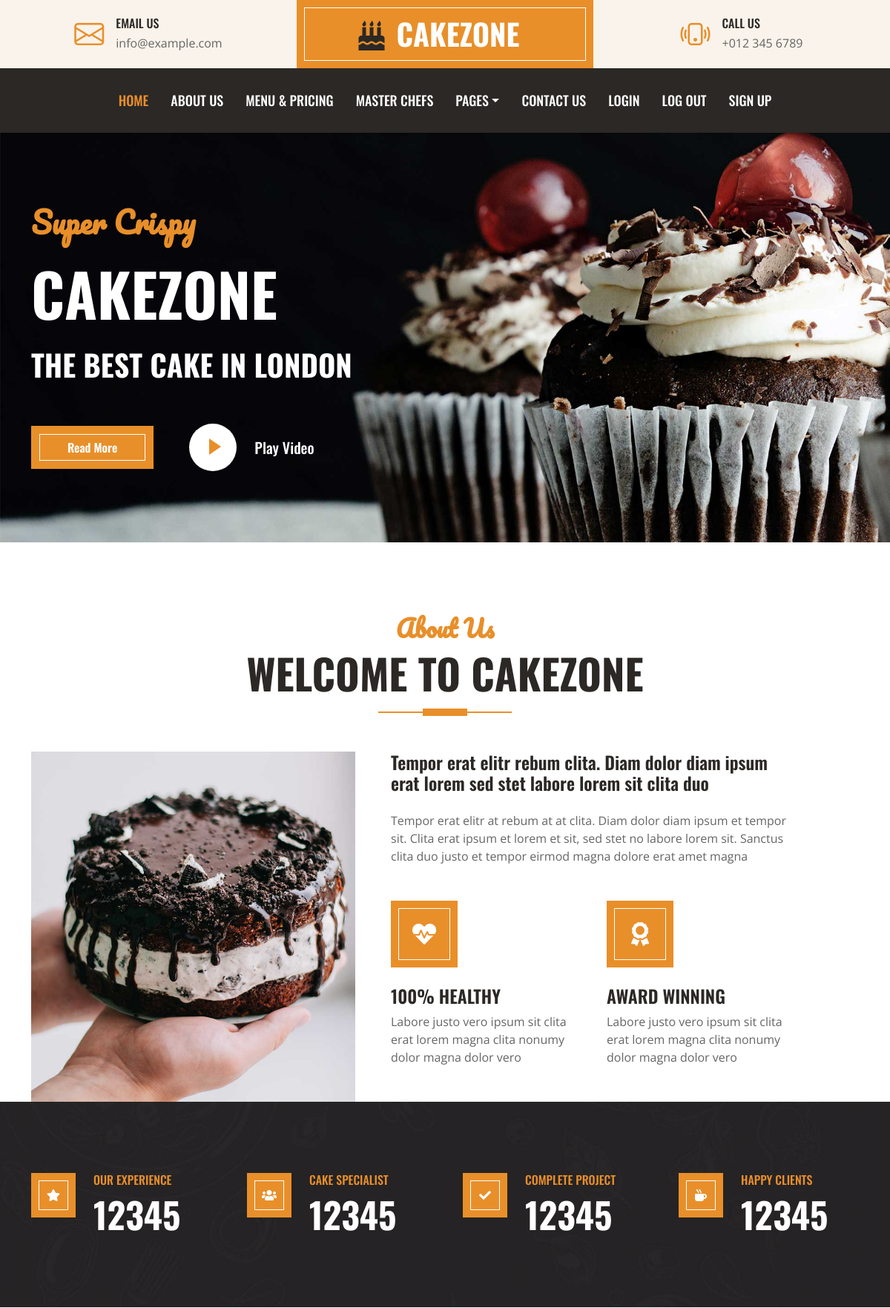
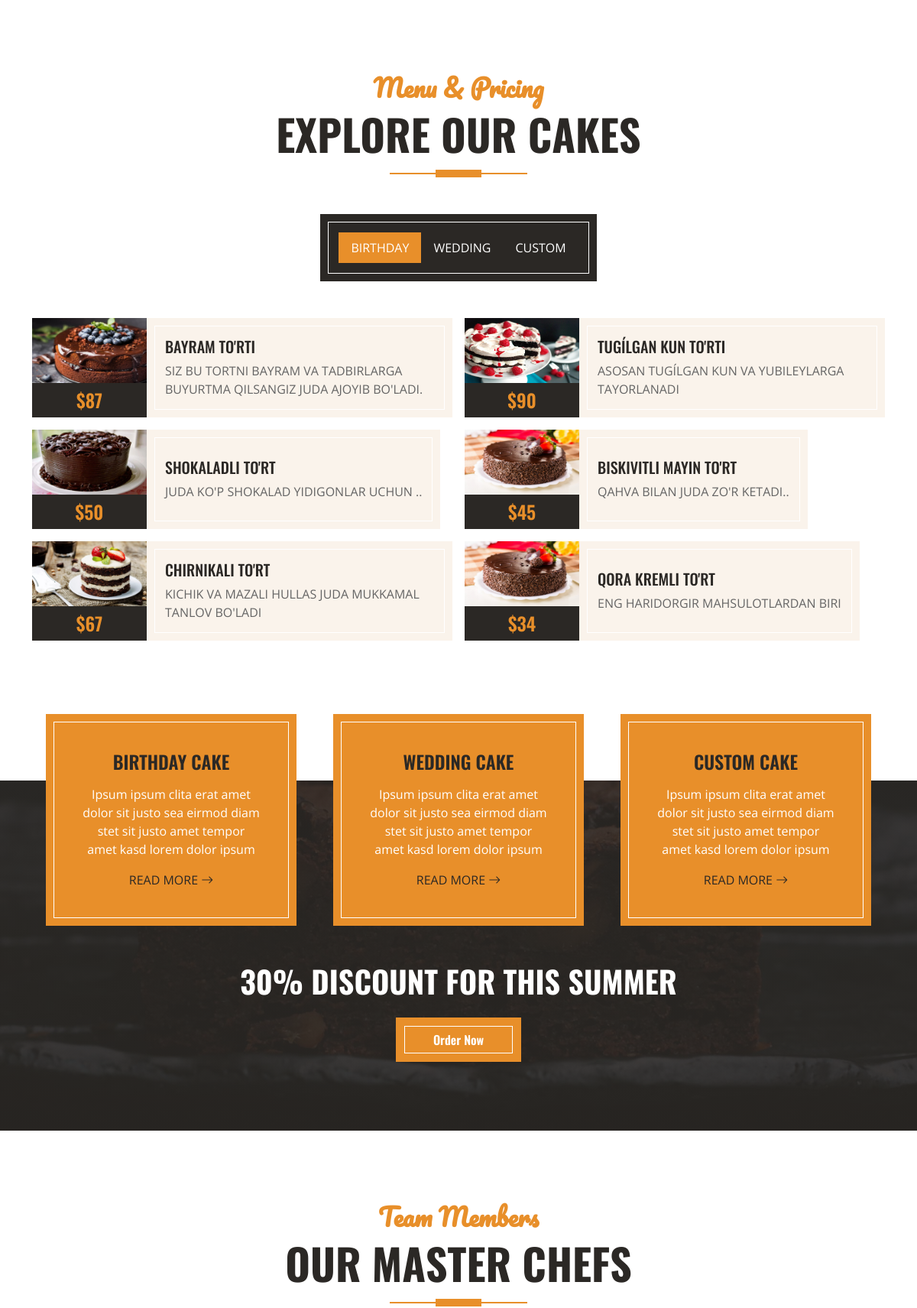
The page / (upper part) on the database its author committed (2 pictures, top to bottom).
### blog/models.py (models this page shows, shortened)
class One(models.Model):
    name = models.CharField(max_length=300)
    bio = models.TextField()
    price = models.IntegerField()
    img = models.ImageField(upload_to='index/img')

### blog/views.py (the view)
# urls.py: path('', index, name='index'),
def index(request):
    ones = One.objects.all()
    masters = Master.objects.all()
    says = Say.objects.all()
    custs = Cust.objects.all()
    context = {
        "ones":ones,
        "masters":masters,
        "says":says,
        "custs":custs
    }
    return render(request,"index.html",context=context)

### blog/models.py (called while the page is built)
    def get_absolute_url(self):
        return reverse("custsDetail", args=[self.slug])

### templates/index.html (shortened to what this page needs)
{% extends 'base.html' %}
{% load static %}
{% block content %}
    <div class="container-fluid bg-primary py-5 mb-5 hero-header">
        <div class="container py-5">
            <div class="row justify-content-start">
                <div class="col-lg-8 text-center text-lg-start">
                    <h1 class="font-secondary text-primary mb-4">Super Crispy</h1>
                    <h1 class="display-1 text-uppercase text-white mb-4">CakeZone</h1>
                    <h1 class="text-uppercase text-white">The Best Cake In London</h1>
                    <div class="d-flex align-items-center justify-content-center justify-content-lg-start pt-5">
                        <a href="" class="btn btn-primary border-inner py-3 px-5 me-5">Read More</a>
                        <button type="button" class="btn-play" data-bs-toggle="modal"
                            data-src="https://www.youtube.com/embed/DWRcNpR6Kdc" data-bs-target="#videoModal">
                            <span></span>
                        </button>
                        <h5 class="font-weight-normal text-white m-0 ms-4 d-none d-sm-block">Play Video</h5>
                    </div>
                </div>
            </div>
        </div>
    </div>
    <div class="container-fluid pt-5">
        <div class="container">
            <div class="section-title position-relative text-center mx-auto mb-5 pb-3" style="max-width: 600px;">
                <h2 class="text-primary font-secondary">About Us</h2>
                <h1 class="display-4 text-uppercase">Welcome To CakeZone</h1>
            </div>
            <div class="row gx-5">
                <div class="col-lg-5 mb-5 mb-lg-0" style="min-height: 400px;">
                    <div class="position-relative h-100">
                        <img class="position-absolute w-100 h-100" src="{% static 'img/about.jpg' %}" style="object-fit: cover;">
                    </div>
                </div>
                <div class="col-lg-6 pb-5">
                    <h4 class="mb-4">Tempor erat elitr rebum clita. Diam dolor diam ipsum erat lorem sed stet labore lorem sit clita duo</h4>
                    <p class="mb-5">Tempor erat elitr at rebum at at clita. Diam dolor diam ipsum et tempor sit. Clita erat ipsum et lorem et sit, sed stet no labore lorem sit. Sanctus clita duo justo et tempor eirmod magna dolore erat amet magna</p>
                    <div class="row g-5">
                        <div class="col-sm-6">
                            <div class="d-flex align-items-center justify-content-center bg-primary border-inner mb-4" style="width: 90px; height: 90px;">
                                <i class="fa fa-heartbeat fa-2x text-white"></i>
                            </div>
                            <h4 class="text-uppercase">100% Healthy</h4>
                            <p class="mb-0">Labore justo vero ipsum sit clita erat lorem magna clita nonumy dolor magna dolor vero</p>
                        </div>
                        <div class="col-sm-6">
                            <div class="d-flex align-items-center justify-content-center bg-primary border-inner mb-4" style="width: 90px; height: 90px;">
                                <i class="fa fa-award fa-2x text-white"></i>
                            </div>
                            <h4 class="text-uppercase">Award Winning</h4>
                            <p class="mb-0">Labore justo vero ipsum sit clita erat lorem magna clita nonumy dolor magna dolor vero</p>
                        </div>
                    </div>
                </div>
            </div>
        </div>
    </div>
    <div class="container-fluid bg-img py-5 mb-5">
        <div class="container py-5">
            <div class="row gx-5 gy-4">
                <div class="col-lg-3 col-md-6">
                    <div class="d-flex">
                        <div class="bg-primary border-inner d-flex align-items-center justify-content-center mb-3" style="width: 60px; height: 60px;">
                            <i class="fa fa-star text-white"></i>
                        </div>
                        <div class="ps-4">
                            <h6 class="text-primary text-uppercase">Our Experience</h6>
                            <h1 class="display-5 text-white mb-0" data-toggle="counter-up">12345</h1>
                        </div>
                    </div>
                </div>
                <div class="col-lg-3 col-md-6">
                    <div class="d-flex">
                        <div class="bg-primary border-inner d-flex align-items-center justify-content-center mb-3" style="width: 60px; height: 60px;">
                            <i class="fa fa-users text-white"></i>
                        </div>
                        <div class="ps-4">
                            <h6 class="text-primary text-uppercase">Cake Specialist</h6>
                            <h1 class="display-5 text-white mb-0" data-toggle="counter-up">12345</h1>
                        </div>
                    </div>
                </div>
                <div class="col-lg-3 col-md-6">
                    <div class="d-flex">
                        <div class="bg-primary border-inner d-flex align-items-center justify-content-center mb-3" style="width: 60px; height: 60px;">
                            <i class="fa fa-check text-white"></i>
                        </div>
                        <div class="ps-4">
                            <h6 class="text-primary text-uppercase">Complete Project</h6>
                            <h1 class="display-5 text-white mb-0" data-toggle="counter-up">12345</h1>
                        </div>
                    </div>
                </div>
                <div class="col-lg-3 col-md-6">
                    <div class="d-flex">
                        <div class="bg-primary border-inner d-flex align-items-center justify-content-center mb-3" style="width: 60px; height: 60px;">
                            <i class="fa fa-mug-hot text-white"></i>
                        </div>
                        <div class="ps-4">
                            <h6 class="text-primary text-uppercase">Happy Clients</h6>
                            <h1 class="display-5 text-white mb-0" data-toggle="counter-up">12345</h1>
                        </div>
                    </div>
                </div>
            </div>
        </div>
    </div>
    <div class="container-fluid about py-5">
        <div class="container">
            <div class="section-title position-relative text-center mx-auto mb-5 pb-3" style="max-width: 600px;">
                <h2 class="text-primary font-secondary">Menu & Pricing</h2>
                <h1 class="display-4 text-uppercase">Explore Our Cakes</h1>
            </div>
            <div class="tab-class text-center">
                <ul class="nav nav-pills d-inline-flex justify-content-center bg-dark text-uppercase border-inner p-4 mb-5">
                    <li class="nav-item">
                        <a class="nav-link text-white active" data-bs-toggle="pill" href="#tab-1">Birthday</a>
                    </li>
                    <li class="nav-item">
                        <a class="nav-link text-white" data-bs-toggle="pill" href="#tab-2">Wedding</a>
                    </li>
                    <li class="nav-item">
                        <a class="nav-link text-white" data-bs-toggle="pill" href="#tab-3">Custom</a>
                    </li>
                </ul>
                <div class="tab-content">
                    <div id="tab-1" class="tab-pane fade show p-0 active">
                        <div class="row g-3">
                            {% for One in ones %}
                            <div class="col-lg-6">
                                <div class="d-flex h-100">
                                    <div class="flex-shrink-0">
                                       <a href="{% url 'onesDetail' One.pk %}"><img class="img-fluid" src="{{One.img.url}}" alt="" style="width: 150px; height: 85px;"></a>
                                        <h4 class="bg-dark text-primary p-2 m-0">${{One.price}}</h4>
                                    </div>
                                    <div class="d-flex flex-column justify-content-center text-start bg-secondary border-inner px-4">
                                        <h5 class="text-uppercase">{{One.name}}</h5>
                                        <span>{{One.bio}}</span>
                                    </div>
                                </div>
                            </div>
                            {% endfor %}
                        </div>
                    </div>
                </div>
            </div>
        </div>
    </div>
    <div class="container-fluid service position-relative px-5 mt-5" style="margin-bottom: 135px;">
        <div class="container">
            <div class="row g-5">
                <div class="col-lg-4 col-md-6">
                    <div class="bg-primary border-inner text-center text-white p-5">
                        <h4 class="text-uppercase mb-3">Birthday Cake</h4>
                        <p>Ipsum ipsum clita erat amet dolor sit justo sea eirmod diam stet sit justo amet tempor amet kasd lorem dolor ipsum</p>
                        <a class="text-uppercase text-dark" href="">Read More <i class="bi bi-arrow-right"></i></a>
                    </div>
                </div>
                <div class="col-lg-4 col-md-6">
                    <div class="bg-primary border-inner text-center text-white p-5">
                        <h4 class="text-uppercase mb-3">Wedding Cake</h4>
                        <p>Ipsum ipsum clita erat amet dolor sit justo sea eirmod diam stet sit justo amet tempor amet kasd lorem dolor ipsum</p>
                        <a class="text-uppercase text-dark" href="">Read More <i class="bi bi-arrow-right"></i></a>
                    </div>
                </div>
                <div class="col-lg-4 col-md-6">
                    <div class="bg-primary border-inner text-center text-white p-5">
                        <h4 class="text-uppercase mb-3">Custom Cake</h4>
                        <p>Ipsum ipsum clita erat amet dolor sit justo sea eirmod diam stet sit justo amet tempor amet kasd lorem dolor ipsum</p>
                        <a class="text-uppercase text-dark" href="">Read More <i class="bi bi-arrow-right"></i></a>
                    </div>
                </div>
                <div class="col-lg-12 col-md-6 text-center">
                    <h1 class="text-uppercase text-light mb-4">30% Discount For This Summer</h1>
                    <a href="" class="btn btn-primary border-inner py-3 px-5">Order Now</a>
                </div>
            </div>
        </div>
    </div>
    <div class="container-fluid py-5">
        <div class="container">
            <div class="section-title position-relative text-center mx-auto mb-5 pb-3" style="max-width: 600px;">
                <h2 class="text-primary font-secondary">Team Members</h2>
                <h1 class="display-4 text-uppercase">Our Master Chefs</h1>
            </div>
        </div>
    </div>
</body>
</html>
{% endblock content %}

### static/css/style.css (style rules this page uses)
:root { --primary: #E88F2A; --secondary: #FAF3EB; --light: #FFFFFF; --dark: #2B2825; }
.font-secondary { font-family: 'Pacifico', cursive; }
h1, h2, .font-weight-bold { font-weight: 700 !important; }
h3, h4, .font-weight-semi-bold { font-weight: 600 !important; }
h5, h6, .font-weight-medium { font-weight: 500 !important; }
.btn { font-family: 'Oswald', sans-serif; font-weight: 600; transition: .5s; }
.btn-primary { color: #FFFFFF; }
.border-inner { position: relative; }
.border-inner * { position: relative; z-index: 1; }
.border-inner::before { position: absolute; content: ""; top: 10px; right: 10px; bottom: 10px; left: 10px; background: none; border: 1px solid var(--light); z-index: 0; }
.hero-header { background: url(../img/hero.jpg) top right no-repeat; background-size: cover; }
.btn-play { position: relative; display: block; box-sizing: content-box; width: 16px; height: 26px; border-radius: 100%; border: none; outline: none !important; padding: 18px 20px 20px 28px; background: #FFFFFF; }
.btn-play:before { content: ""; position: absolute; z-index: 0; left: 50%; top: 50%; transform: translateX(-50%) translateY(-50%); display: block; width: 60px; height: 60px; background: #FFFFFF; border-radius: 100%; animation: pulse-border 1500ms ease-out infinite; }
.btn-play:after { content: ""; position: absolute; z-index: 1; left: 50%; top: 50%; transform: translateX(-50%) translateY(-50%); display: block; width: 60px; height: 60px; background: #FFFFFF; border-radius: 100%; transition: all 200ms; }
.btn-play span { display: block; position: relative; z-index: 3; width: 0; height: 0; left: -1px; border-left: 16px solid var(--primary); border-top: 11px solid transparent; border-bottom: 11px solid transparent; }
.section-title::before { position: absolute; content: ""; width: 60px; height: 10px; left: 50%; bottom: 0; margin-left: -30px; background: var(--primary); }
.section-title::after { position: absolute; content: ""; width: 180px; height: 2px; left: 50%; bottom: 4px; margin-left: -90px; background: var(--primary); }
.service::after, .contact::after { position: absolute; content: ""; width: 100%; height: calc(100% - 45px); top: 135px; left: 0; background: linear-gradient(rgba(43, 40, 37, .9), rgba(43, 40, 37, .9)), url(../img/service.jpg) center center no-repeat; background-size: cover; z-index: -1; }
.bg-img { background: linear-gradient(rgba(43, 40, 37, .5), rgba(43, 40, 37, .5)), url(../img/bg.jpg) center center no-repeat; background-size: cover; }

### rows shown on the page
One: img (picture), price "87", name "BAYRAM TO'RTI", bio "SIZ BU TORTNI BAYRAM VA TADBIRLARGA BUYURTMA QILSANGIZ JUDA AJOYIB BO'LADI."
One: img (picture), price "90", name "TUGÍLGAN KUN TO'RTI", bio "ASOSAN TUGÍLGAN KUN VA YUBILEYLARGA TAYORLANADI"
One: img (picture), price "50", name "SHOKALADLI TO'RT", bio "JUDA KO'P SHOKALAD YIDIGONLAR UCHUN .."
One: img (picture), price "45", name "BISKIVITLI MAYIN TO'RT", bio "QAHVA BILAN JUDA ZO'R KETADI.."
One: img (picture), price "67", name "CHIRNIKALI TO'RT", bio "KICHIK VA MAZALI HULLAS JUDA MUKKAMAL TANLOV BO'LADI"
One: img (picture), price "34", name "QORA KREMLI TO'RT", bio "ENG HARIDORGIR MAHSULOTLARDAN BIRI"
